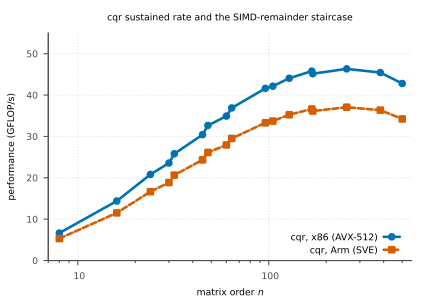

The gnuplot source for this figure:
# Sustained rate (GFLOP/s) of cqr vs matrix order on both architectures.
# The wiggle at sizes that are not multiples of the interleave width is the
# SIMD-remainder "staircase" discussed in the text.
# Run from the report/ directory:  gnuplot figures/gflops.gp
load 'figures/common.gp'
set output 'figures/gflops.pdf'

set title "cqr sustained rate and the SIMD-remainder staircase"
set logscale x
set xlabel "matrix order {/:Italic n}"
set ylabel "performance (GFLOP/s)"
set xrange [7:560]
set yrange [0:55]
set key bottom right

plot \
  'data/geqrf_x86.dat' using 1:2 with linespoints ls 1 title 'cqr, x86 (AVX-512)', \
  'data/geqrf_arm.dat' using 1:2 with linespoints ls 2 title 'cqr, Arm (SVE)'
